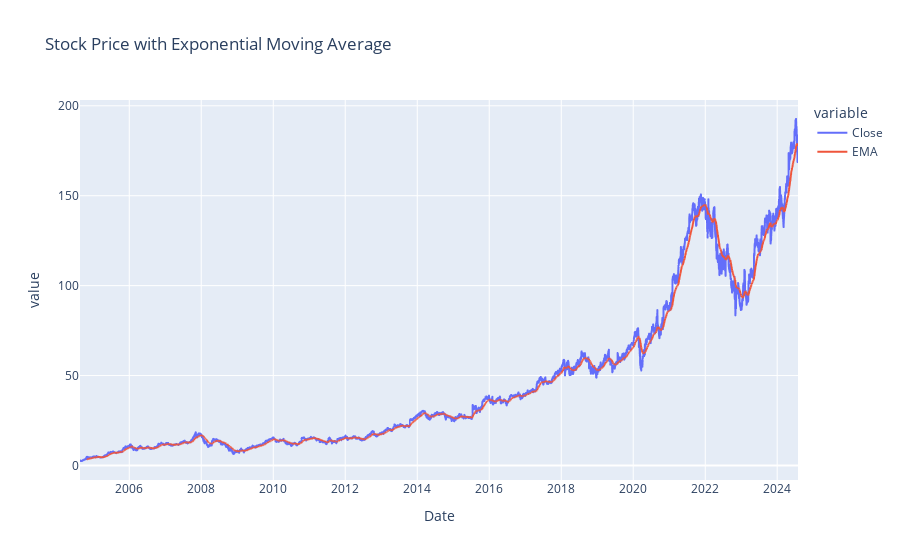

Notebook code for this chart:
### Code cell
plot.plot_ema(data)

### Figure 1 — Plotly figure (JSON) as saved in the notebook; plotly's stock layout.template omitted (floating-point values rounded to 4 significant figures; data arrays with more than 128 entries replaced by an {"elided": "..."} marker saying what was removed)
{"data": [{"hovertemplate": "variable=Close<br>Date=%{x}<br>value=%{y}<extra></extra>", "legendgroup": "Close", "line": {"color": "#636efa", "dash": "solid"}, "marker": {"symbol": "circle"}, "mode": "lines", "name": "Close", "showlegend": true, "type": "scattergl", "x": {"elided": "5020 str values"}, "xaxis": "x", "y": {"elided": "5020 float values"}, "yaxis": "y"}, {"hovertemplate": "variable=EMA<br>Date=%{x}<br>value=%{y}<extra></extra>", "legendgroup": "EMA", "line": {"color": "#EF553B", "dash": "solid"}, "marker": {"symbol": "circle"}, "mode": "lines", "name": "EMA", "showlegend": true, "type": "scattergl", "x": {"elided": "5020 str values"}, "xaxis": "x", "y": {"elided": "5020 float values"}, "yaxis": "y"}], "layout": {"legend": {"title": {"text": "variable"}, "tracegroupgap": 0}, "title": {"text": "Stock Price with Exponential Moving Average"}, "xaxis": {"anchor": "y", "domain": [0, 1], "title": {"text": "Date"}}, "yaxis": {"anchor": "x", "domain": [0, 1], "title": {"text": "value"}}}}
